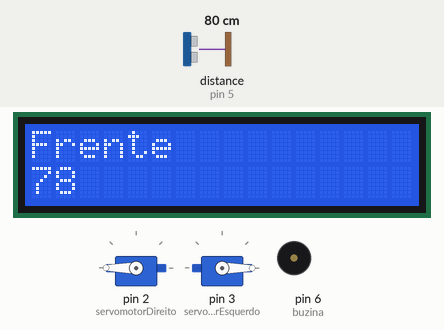
Bench run of a sketch on a simulated Arduino Uno, built with avr-gcc and run on an emulated ATmega328P. Parts: 16×2 character LCD, 2 × servo, buzzer (waves = sounding, pin HIGH). Wiring (inferred from the names in the program): ultrasonic range finder: trigger pin 4; echo pin 5. The inputs (shaded band) are chosen by the test bench; at power-on: distance to the obstacle (sensor on pin 5) 80 cm. The echo pulse lasts 58.3 µs per cm; pins used as bus, display or sensor lines are not drawn; what the sketch prints to the serial monitor is not drawn.

Above: at 1.7 s.
1.8 s: distance to the obstacle (sensor on pin 5) set to 66 cm
At 5.6 s:
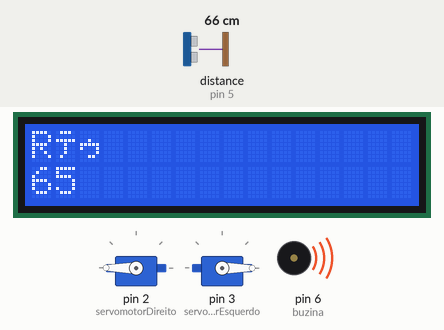
5.9 s: distance to the obstacle (sensor on pin 5) set to 2 cm
At 10.2 s:
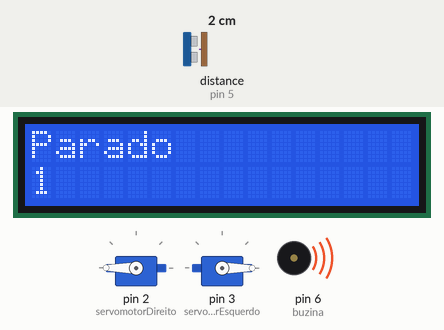
10.4 s: distance to the obstacle (sensor on pin 5) set to 4 cm
At 14.8 s:
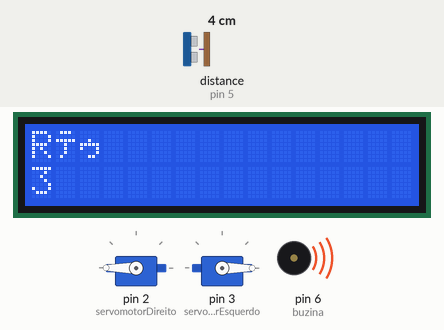
Timing chart, 0 to 16.3 s (numbered marks = the images above; inputs shaded):
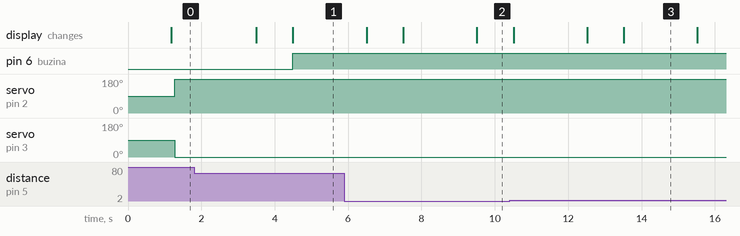

Measured:
- the behaviour switches between 71 and 70 cm on distance to the obstacle (sensor on pin 5) (found by bisection; images 0 and 1)
- after the input at 1.8 s, pin 6 (buzina): LOW → HIGH after 2.7 s; the display: first changes after 1.7 s (image 1 shows a later state)
- after the input at 5.9 s, the display: first differs from a run without the input after 3.6 s (image 2)
- after the input at 10.4 s, the display: first differs from a run without the input after 2.1 s (image 3 shows a later state)

The sketch:

carrinho.ino
```cpp
#include <LiquidCrystal.h>
#include <Servo.h>
LiquidCrystal display(7, 8, 9, 10, 11, 12);
int potenciometro = 0;

Servo servomotorDireito;
Servo servomotorEsquerdo;

const int pinEcho = 5;
const int pinTrig = 4;
long duration;
int distanceCm, distanceInch;

int buzina = 6;

void setup() {
   	Serial.begin(9600);
  	display.begin(16, 2);
  	display.setCursor(0,0);
  	display.print("Clovis");
  	display.setCursor(0,1);
  	display.print("Balreira");

  	pinMode(pinEcho,INPUT);
	pinMode(pinTrig,OUTPUT);

	pinMode(buzina,OUTPUT);
}

void loop() {
  digitalWrite(pinTrig,LOW);
  delayMicroseconds(2);
  digitalWrite(pinTrig,HIGH);
  delayMicroseconds(10);
  digitalWrite(pinTrig,LOW);
  //int distanciEmCetimetros = (ultrasonic.Ranging(CH));
  duration = pulseIn(pinEcho, HIGH);
  distanceCm= duration*0.034/2;
  distanceInch = duration*0.0133/2;
  Serial.println(distanceCm);
  delay(1000);
  	if(distanceCm >= 70){
		iniciarMotores();
      	display.clear();
     	display.print("Frente");
      	display.setCursor(0,1);
      	display.print(distanceCm);
      	digitalWrite(buzina,LOW);
		delay(100);
  		giraRotaDireitaFrente();
  		giraRotaEsquerdaFrente();
    }else{
      pararMotores();
      display.clear();
      display.print("Parado");
      display.setCursor(0,1);
      display.print(distanceCm);
      delay(1000);
      giraRotaDireitaTras();
      giraRotaEsquerdaTras();
      display.clear();
      display.print("Ré");
      display.setCursor(0,1);
      display.print(distanceCm);
      digitalWrite(buzina,HIGH);
      delay(1000);
    }
}

void iniciarMotores(){
	servomotorDireito.attach(2);
  	delay(100);
    servomotorEsquerdo.attach(3);
}

void pararMotores(){
  	servomotorDireito.detach();
    servomotorEsquerdo.detach();
}
void giraRotaDireitaFrente(){
	servomotorDireito.write(180);
}

void giraRotaEsquerdaFrente(){
    servomotorEsquerdo.write(0);
}

void giraRotaDireitaTras(){
	servomotorDireito.write(0);
}

void giraRotaEsquerdaTras(){
    servomotorEsquerdo.write(180);
}
```
